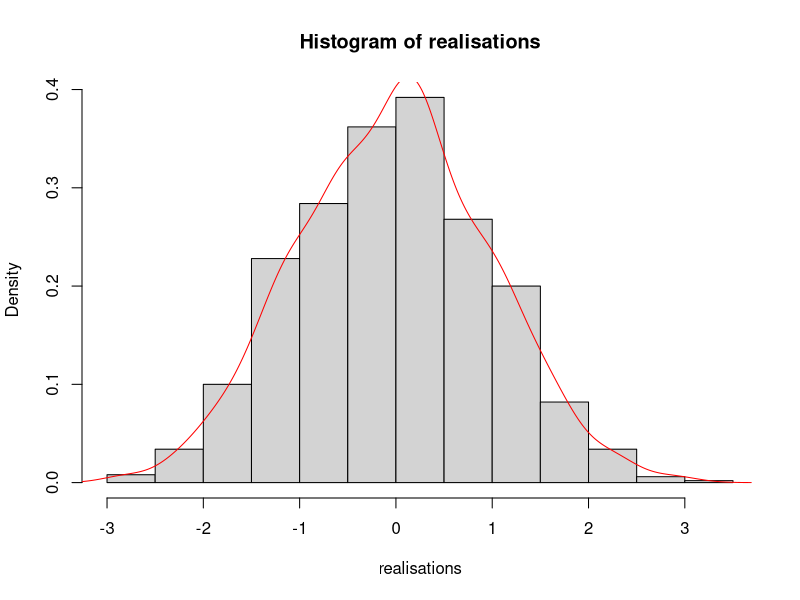
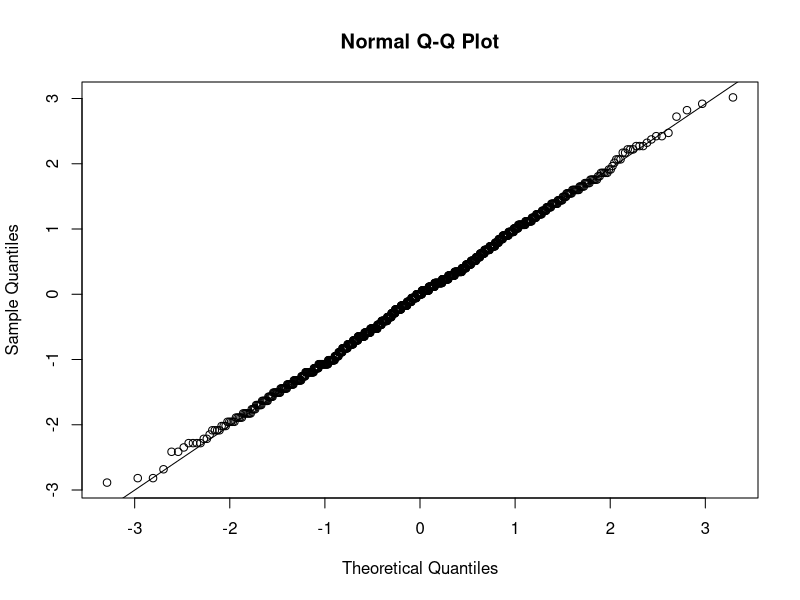
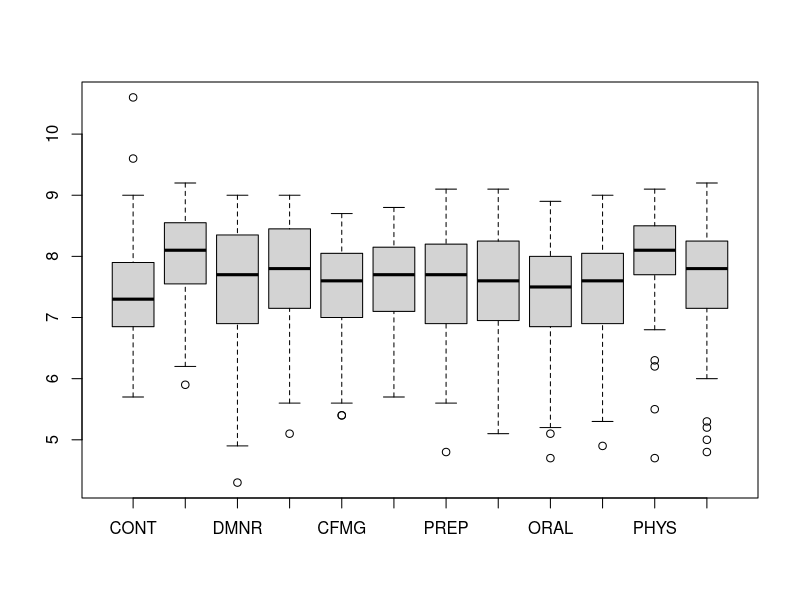
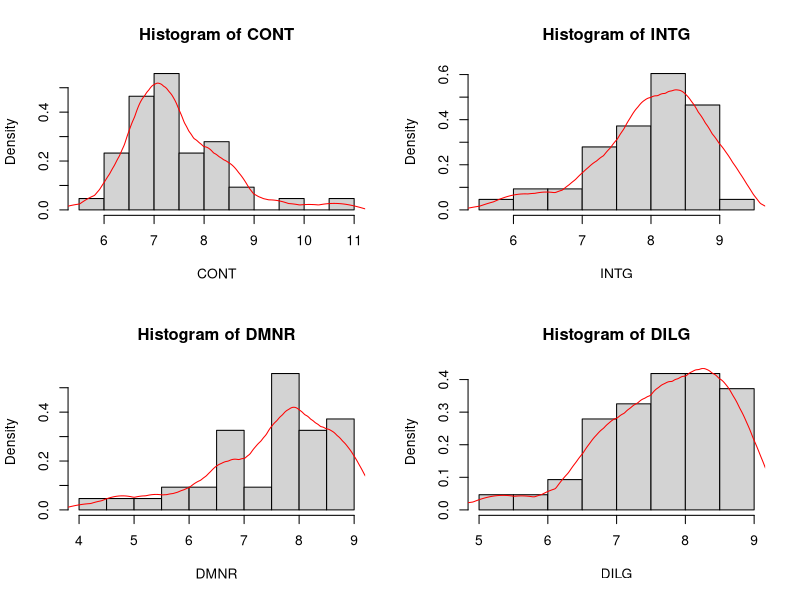
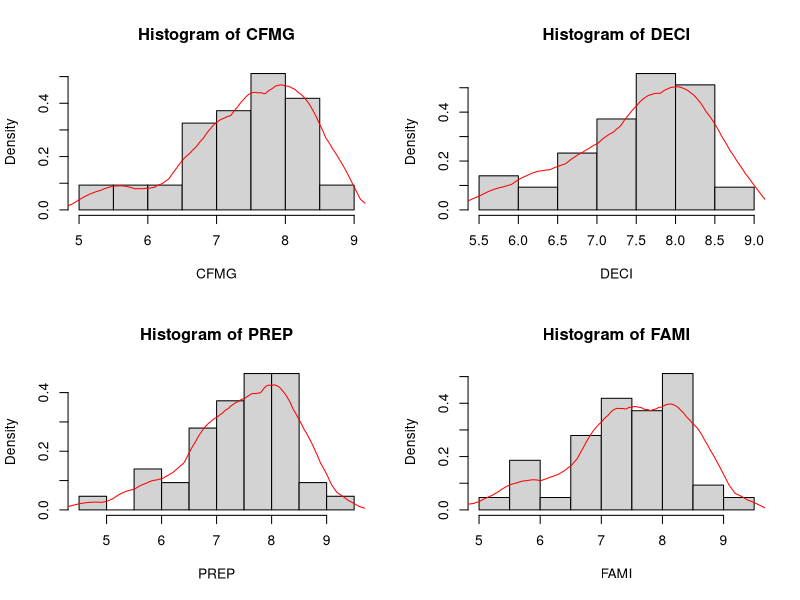
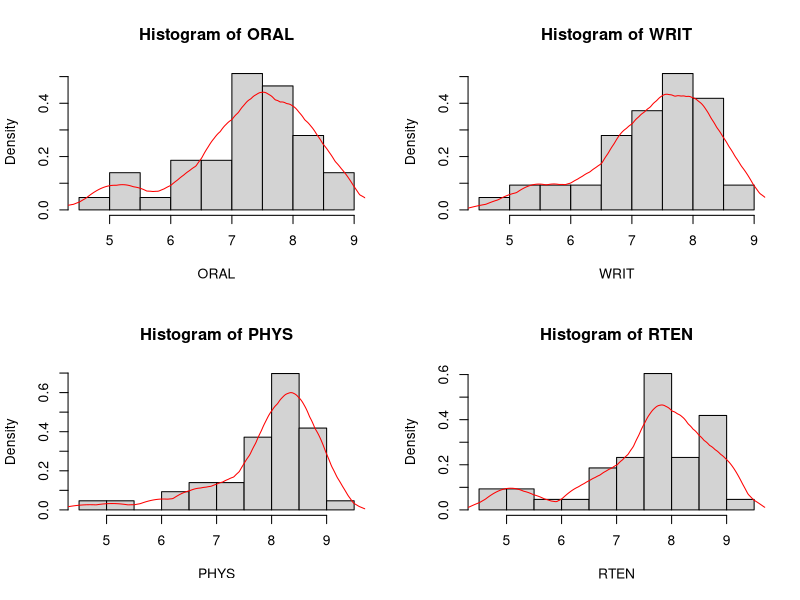
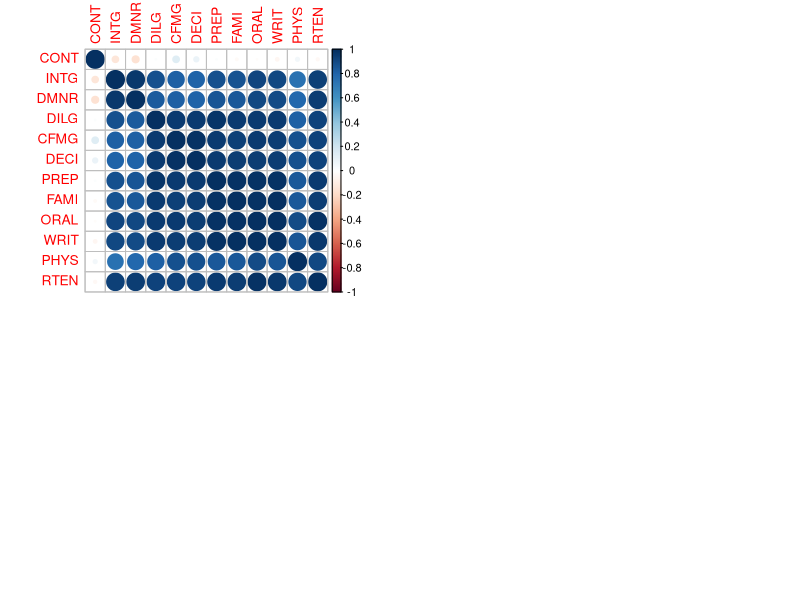
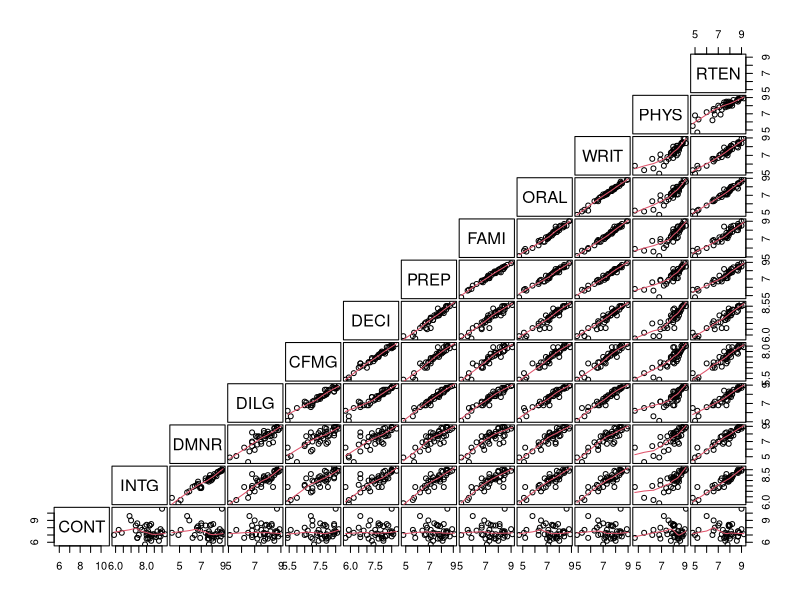

Here is the R script that generated these plots, in order:
## ---- chunk 1
knitr::opts_chunk$set(echo = TRUE)
## ---- chunk 2
estim <- function(x, theta){
  n <- length(x)
  est <- sqrt(n) * (mean(x) - theta) / sqrt(mean(x))
  return(est)
  }
## ---- chunk 3
set.seed(23)
Nattempts = 1e3
nsample = 100
theta = 3

samples <- lapply(1:Nattempts, function(i) rpois(nsample, theta))
realisations <- sapply(samples, function(x) estim(x, theta))

hist(realisations, probability = TRUE)
d = density(realisations, kernel='gaussian')
lines(d, col = 'red')
## ---- chunk 4
qqnorm(realisations)
qqline(realisations)
## ---- chunk 5
data(USJudgeRatings)
## ---- chunk 6
str(USJudgeRatings)
## ---- chunk 7
dim(USJudgeRatings)
## ---- chunk 8
library(knitr)
library(kableExtra)
kable(USJudgeRatings, 'latex', caption = "Ratings of US judges", booktabs = T) %>%
  kable_styling(latex_options = "striped", font_size = 6.5)
## ---- chunk 9
colnames(USJudgeRatings)
## ---- chunk 10
sum(is.na(USJudgeRatings))
## ---- chunk 11
summary(USJudgeRatings)
## ---- chunk 12
Outvals = boxplot(USJudgeRatings)
## ---- chunk 13
max(USJudgeRatings$CONT)
rownames(USJudgeRatings)[which.max(USJudgeRatings$CONT)]
## ---- chunk 14
max(USJudgeRatings$RTEN)
rownames(USJudgeRatings)[which.max(USJudgeRatings$RTEN)]
## ---- chunk 15
USJudgeRatings[which.max(USJudgeRatings$RTEN),]
## ---- chunk 16
min(USJudgeRatings$RTEN)
rownames(USJudgeRatings)[which.min(USJudgeRatings$RTEN)]
## ---- chunk 17
USJudgeRatings[which.min(USJudgeRatings$RTEN),]
## ---- chunk 18
par(mfrow=c(2,2))
hist(USJudgeRatings$CONT, probability= TRUE, main="Histogram of CONT", xlab="CONT")
d = density(USJudgeRatings$CONT, kernel = 'o', bw = 0.3)
lines(d, col="red")
hist(USJudgeRatings$INTG, probability= TRUE, main="Histogram of INTG", xlab="INTG")
d = density(USJudgeRatings$INTG, kernel = 'o', bw = 0.3)
lines(d, col="red")
hist(USJudgeRatings$DMNR, probability= TRUE, main="Histogram of DMNR", xlab="DMNR")
d = density(USJudgeRatings$DMNR, kernel = 'o', bw = 0.3)
lines(d, col="red")
hist(USJudgeRatings$DILG, probability= TRUE, main="Histogram of DILG", xlab="DILG")
d = density(USJudgeRatings$DILG, kernel = 'o', bw = 0.3)
lines(d, col="red")
## ---- chunk 19
par(mfrow=c(2,2))
hist(USJudgeRatings$CFMG, probability= TRUE, main="Histogram of CFMG", xlab="CFMG")
d = density(USJudgeRatings$CFMG, kernel = 'o', bw = 0.3)
lines(d, col="red")
hist(USJudgeRatings$DECI, probability= TRUE, main="Histogram of DECI", xlab="DECI")
d = density(USJudgeRatings$DECI, kernel = 'o', bw = 0.3)
lines(d, col="red")
hist(USJudgeRatings$PREP, probability= TRUE, main="Histogram of PREP", xlab="PREP")
d = density(USJudgeRatings$PREP, kernel = 'o', bw = 0.3)
lines(d, col="red")
hist(USJudgeRatings$FAMI, probability= TRUE, main="Histogram of FAMI", xlab="FAMI")
d = density(USJudgeRatings$FAMI, kernel = 'o', bw = 0.3)
lines(d, col="red")
## ---- chunk 20
par(mfrow=c(2,2))
hist(USJudgeRatings$ORAL, probability= TRUE, main="Histogram of ORAL", xlab="ORAL")
d = density(USJudgeRatings$ORAL, kernel = 'o', bw = 0.3)
lines(d, col="red")
hist(USJudgeRatings$WRIT, probability= TRUE, main="Histogram of WRIT", xlab="WRIT")
d = density(USJudgeRatings$WRIT, kernel = 'o', bw = 0.3)
lines(d, col="red")
hist(USJudgeRatings$PHYS, probability= TRUE, main="Histogram of PHYS", xlab="PHYS")
d = density(USJudgeRatings$PHYS, kernel = 'o', bw = 0.3)
lines(d, col="red")
hist(USJudgeRatings$RTEN, probability= TRUE, main="Histogram of RTEN", xlab="RTEN")
d = density(USJudgeRatings$RTEN, kernel = 'o', bw = 0.3)
lines(d, col="red")
## ---- chunk 21
round(var(USJudgeRatings), 2)
## ---- chunk 22
round(sqrt(diag(var(USJudgeRatings))),2)
print('The smallest standard deviation is: ')
min(round(sqrt(diag(var(USJudgeRatings))),2))
print('The largest standard deviation is: ')
max(round(sqrt(diag(var(USJudgeRatings))),2))
## ---- chunk 23
round(cor(USJudgeRatings),2)
## ---- chunk 24
library(corrplot)
corrplot(cor(USJudgeRatings))
## ---- chunk 25
pairs(USJudgeRatings, gap=1/5, lower.panel = panel.smooth, upper.panel = NULL, row1attop=FALSE)
## ---- chunk 26
par(mfrow=c(1,2))
plot(ecdf(USJudgeRatings$CONT), verticals = TRUE, do.points = FALSE, main = "ECDF CONT")
plot(ecdf(USJudgeRatings$RTEN), verticals = TRUE, do.points = FALSE, main = "ECDF RTEN")
## ---- chunk 27
qqnorm(USJudgeRatings$RTEN)
qqline(USJudgeRatings$RTEN)
## ---- chunk 28
library(e1071)
kurtosis(USJudgeRatings$RTEN)
skewness(USJudgeRatings$RTEN)
